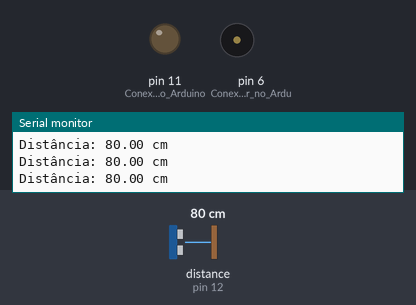
Recording of a sketch running on a simulated Arduino Uno, built with avr-gcc and run on an emulated ATmega328P. Parts: output pins drawn as LEDs (lit = HIGH), buzzer (waves = sounding), the last lines printed to the serial monitor. Dashed ring = blinking. The inputs (shaded band) are chosen by the test bench; at power-on: distance to the obstacle (sensor on pin 12) 80 cm. The echo pulse lasts 58.3 µs per cm.

Above: at 1.2 s.
1.3 s: distance to the obstacle (sensor on pin 12) set to 31 cm
3.0 s: distance to the obstacle (sensor on pin 12) set to 26 cm
At 3.44 s:
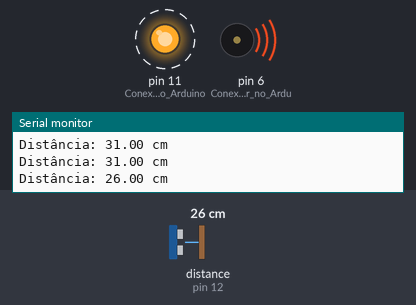
6.0 s: distance to the obstacle (sensor on pin 12) set to 120 cm
At 6.25 s:
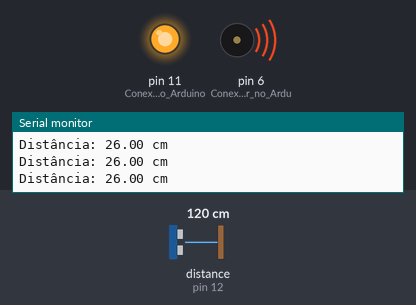
7.6 s: distance to the obstacle (sensor on pin 12) set to 18 cm
At 8.19 s:
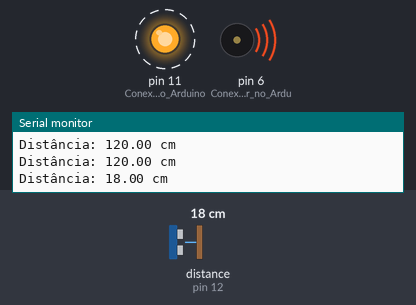
Timing chart, 0 to 11.6 s (numbered marks = the images above; inputs shaded):
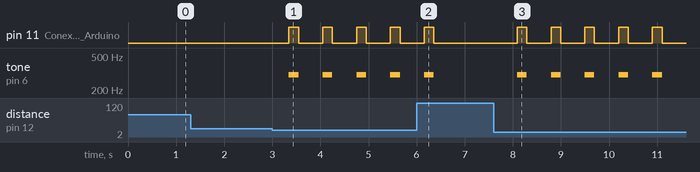

Measured:
- the behaviour switches between 30 and 29 cm on distance to the obstacle (sensor on pin 12) (found by bisection; images 0 and 1)
- after the input at 3.0 s, pin 11 (Conexão_do_Led_no_Arduino): alternates HIGH for 0.20 s and LOW for 0.50 s, starting after 0.35 s; tone on pin 6 (Conexão_do_Buzzer_no_Ardu): alternates 300 Hz for 0.20 s and silent for 0.50 s, starting after 0.35 s
- after the input at 6.0 s, pin 11 (Conexão_do_Led_no_Arduino): goes on until 6.4 s, then stays LOW; tone on pin 6 (Conexão_do_Buzzer_no_Ardu): goes on until 6.4 s, then stays silent
- after the input at 7.6 s, pin 11 (Conexão_do_Led_no_Arduino): alternates HIGH for 0.20 s and LOW for 0.50 s, starting after 0.49 s; tone on pin 6 (Conexão_do_Buzzer_no_Ardu): alternates 300 Hz for 0.20 s and silent for 0.50 s, starting after 0.49 s

The sketch:

13-sensor-de-re.ino
```cpp
/**
  Sensor de distância
  @author Erica Viana
*/

#include <HCSR04.h> // Uso de biblioteca "HCSR04.h" para medir a distância usando o sensor
UltraSonicDistanceSensor sensor(13, 12);  // Conexão Trig (13) e Echo (12) - Esses pinos são utilizados pelo sensor para medir a distância
float distancia; // Float - Declaração da variável "distancia" e exibe a medida de distância em centímetros

void setup() { // Função executada uma vez quando o programa começa. É usada para inicializar variáveis, configurar pinos e iniciar comunicação serial
  Serial.begin(9600); // Comunicação serial, permitindo que o Arduino envie e receba dados através da porta serial a uma taxa de 9600 bps
  pinMode(11, OUTPUT);  // Conexão do Led no Arduino (11)
  pinMode(6, OUTPUT);   // Conexão do Buzzer no Arduino (6)
}

void loop() { // Função executada repetidamente enquanto o Arduino estiver ligado. Ela contém o código que será executado continuamente
  distancia = sensor.measureDistanceCm(); // measureDistanceCm() - Função que mede a distância em centímetros e armazena o valor na variável distancia
  Serial.print("Distância: "); // Exibir no Serial Monitor a string "Distância: "
  Serial.print(distancia); // Exibir no Serial Monitor o resultado da variável distância
  Serial.println(" cm"); // Exibir no Serial Monitor a string " cm" - A função Serial.println exibe o valor e move o cursor para uma nova linha no Serial Monitor
  delay(300); // Faz o programa pausar por 300 milissegundos (0,3 segundos) antes de continuar a execução do loop, evitando leituras excessivamente rápidas
  if (distancia > 0 && distancia < 30) { // Condicional - se a distância medida está entre 0 e 30 centímetros, o código será executado
    digitalWrite(11, HIGH); // Conexão do Led no Arduino (11) - Acionamento do Led
    tone(6, 300); // Conexão do Buzzer no Arduino (6) - para gerar o som do Buzzer
    delay(200); // O programa pausa novamente por 200 milissegundos
    digitalWrite(11, LOW); // Conexão do Led no Arduino (11) - Desliga o Led
    noTone(6); // Conexão do Buzzer no Arduino (6) - para desligar o som do Buzzer
    delay(200); // O programa pausa novamente por 200 milissegundos
  } else { // Se a condição no if não for atendida, o código a seguir será executado
    digitalWrite(11, LOW); // Conexão do Led no Arduino (11) - Se a distância não estiver entre 0 e 30 cm, o Led permanece desligado
  }
}
```
